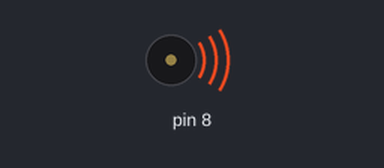
Bench run of a sketch on a simulated Arduino Uno, built with avr-gcc and run on an emulated ATmega328P. On the bench: buzzer (waves = sounding).

Above: at 0.2 s.
At 8.7 s:
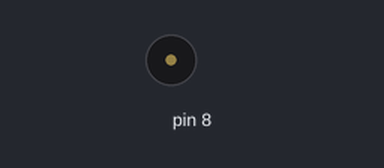
Timing chart, 0 to 13.0 s (numbered marks = the images above):
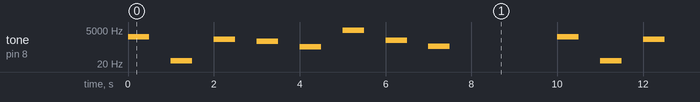

Measured:
- by itself, tone on pin 8: repeats every 10.0 s: silent 0.50 s, 35 Hz 0.50 s, silent 0.50 s, 1109 Hz 0.50 s, silent 0.50 s, 831 Hz 0.50 s, silent 0.50 s, 330 Hz 0.50 s, silent 0.50 s, 4978 Hz 0.50 s, silent 0.50 s, 932 Hz 0.50 s, silent 0.50 s, 370 Hz 0.50 s, silent 2.5 s, 1661 Hz 0.50 s

The sketch:

Lesson_5_Passive_Buzzer.ino
```cpp
/*
 * A passive buzzer has a plus inside a circle on it
 * You don't directly create pitches for it like you did with the active buzzer but just give it a frequnecy or a note from
 * the pitches libary
 */

#include "pitches.h"

//You can choose notes from the pitches libary, each NOTE_XX is connected to a frequency
int melody[] = {
  NOTE_C5, NOTE_D5, NOTE_E5, NOTE_F5, NOTE_G5, NOTE_A5, NOTE_B5, NOTE_C6};
int duration = 500;  // 500 miliseconds

int melodyTwo[] = {NOTE_GS6, NOTE_CS1, NOTE_CS6, NOTE_GS5, NOTE_E4, NOTE_DS8, NOTE_AS5, NOTE_FS4};

void setup() {

}

void loop() {
  for (int thisNote = 0; thisNote < 8; thisNote++) {
    // pin8 output the voice, every scale is 0.5 sencond
    //The tone function takes in an outputing pin, the note or array of notes and a duration for which it will hold each note for
    tone(8, melodyTwo[thisNote], duration);

    // Output the voice after several minutes
    delay(1000);
  }

  // restart after two seconds
  delay(2000);
}
```
